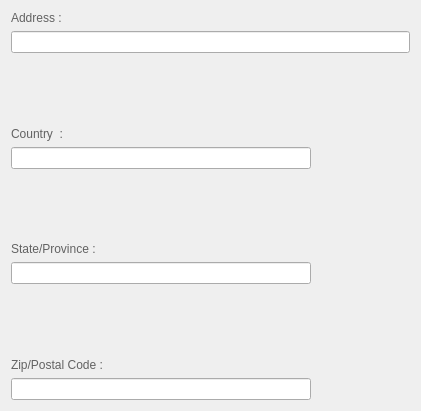
            <widget class="QWidget" name="layoutWidget_11">
             <property name="geometry">
              <rect>
               <x>40</x>
               <y>1690</y>
               <width>421</width>
               <height>411</height>
              </rect>
             </property>
             <layout class="QVBoxLayout" name="verticalLayout_16">
              <item>
               <widget class="QLabel" name="AddressLabel_2">
                <property name="sizePolicy">
                 <sizepolicy hsizetype="Expanding" vsizetype="Fixed">
                  <horstretch>0</horstretch>
                  <verstretch>0</verstretch>
                 </sizepolicy>
                </property>
                <property name="styleSheet">
                 <string notr="true">color: rgb(98, 98, 98);</string>
                </property>
                <property name="text">
                 <string>Address :</string>
                </property>
               </widget>
              </item>
              <item>
               <widget class="QLineEdit" name="Address_2">
                <property name="minimumSize">
                 <size>
                  <width>0</width>
                  <height>0</height>
                 </size>
                </property>
                <property name="maximumSize">
                 <size>
                  <width>16777215</width>
                  <height>300</height>
                 </size>
                </property>
               </widget>
              </item>
              <item>
               <spacer name="verticalSpacer_33">
                <property name="orientation">
                 <enum>Qt::Orientation::Vertical</enum>
                </property>
                <property name="sizeType">
                 <enum>QSizePolicy::Policy::Expanding</enum>
                </property>
                <property name="sizeHint" stdset="0">
                 <size>
                  <width>10</width>
                  <height>20</height>
                 </size>
                </property>
               </spacer>
              </item>
              <item>
               <widget class="QLabel" name="CountryLabel_2">
                <property name="sizePolicy">
                 <sizepolicy hsizetype="Expanding" vsizetype="Fixed">
                  <horstretch>0</horstretch>
                  <verstretch>0</verstretch>
                 </sizepolicy>
                </property>
                <property name="styleSheet">
                 <string notr="true">color: rgb(98, 98, 98);</string>
                </property>
                <property name="text">
                 <string>Country  :</string>
                </property>
               </widget>
              </item>
              <item>
               <widget class="QLineEdit" name="Country_2">
                <property name="minimumSize">
                 <size>
                  <width>0</width>
                  <height>0</height>
                 </size>
                </property>
                <property name="maximumSize">
                 <size>
                  <width>300</width>
                  <height>300</height>
                 </size>
                </property>
               </widget>
              </item>
              <item>
               <spacer name="verticalSpacer_34">
                <property name="orientation">
                 <enum>Qt::Orientation::Vertical</enum>
                </property>
                <property name="sizeType">
                 <enum>QSizePolicy::Policy::Expanding</enum>
                </property>
                <property name="sizeHint" stdset="0">
                 <size>
                  <width>10</width>
                  <height>20</height>
                 </size>
                </property>
               </spacer>
              </item>
              <item>
               <widget class="QLabel" name="State_ProvinceLabel_2">
                <property name="sizePolicy">
                 <sizepolicy hsizetype="Expanding" vsizetype="Fixed">
                  <horstretch>0</horstretch>
                  <verstretch>0</verstretch>
                 </sizepolicy>
                </property>
                <property name="styleSheet">
                 <string notr="true">color: rgb(98, 98, 98);</string>
                </property>
                <property name="text">
                 <string>State/Province :</string>
                </property>
               </widget>
              </item>
              <item>
               <widget class="QLineEdit" name="StateProvince_2">
                <property name="maximumSize">
                 <size>
                  <width>300</width>
                  <height>300</height>
                 </size>
                </property>
               </widget>
              </item>
              <item>
               <spacer name="verticalSpacer_35">
                <property name="orientation">
                 <enum>Qt::Orientation::Vertical</enum>
                </property>
                <property name="sizeType">
                 <enum>QSizePolicy::Policy::Expanding</enum>
                </property>
                <property name="sizeHint" stdset="0">
                 <size>
                  <width>10</width>
                  <height>20</height>
                 </size>
                </property>
               </spacer>
              </item>
              <item>
               <widget class="QLabel" name="ZipPostalCodeLabel_2">
                <property name="sizePolicy">
                 <sizepolicy hsizetype="Expanding" vsizetype="Fixed">
                  <horstretch>0</horstretch>
                  <verstretch>0</verstretch>
                 </sizepolicy>
                </property>
                <property name="styleSheet">
                 <string notr="true">color: rgb(98, 98, 98);</string>
                </property>
                <property name="text">
                 <string>Zip/Postal Code :</string>
                </property>
               </widget>
              </item>
              <item>
               <widget class="QLineEdit" name="ZipPostalCode_2">
                <property name="maximumSize">
                 <size>
                  <width>300</width>
                  <height>300</height>
                 </size>
                </property>
               </widget>
              </item>
             </layout>
            </widget>
